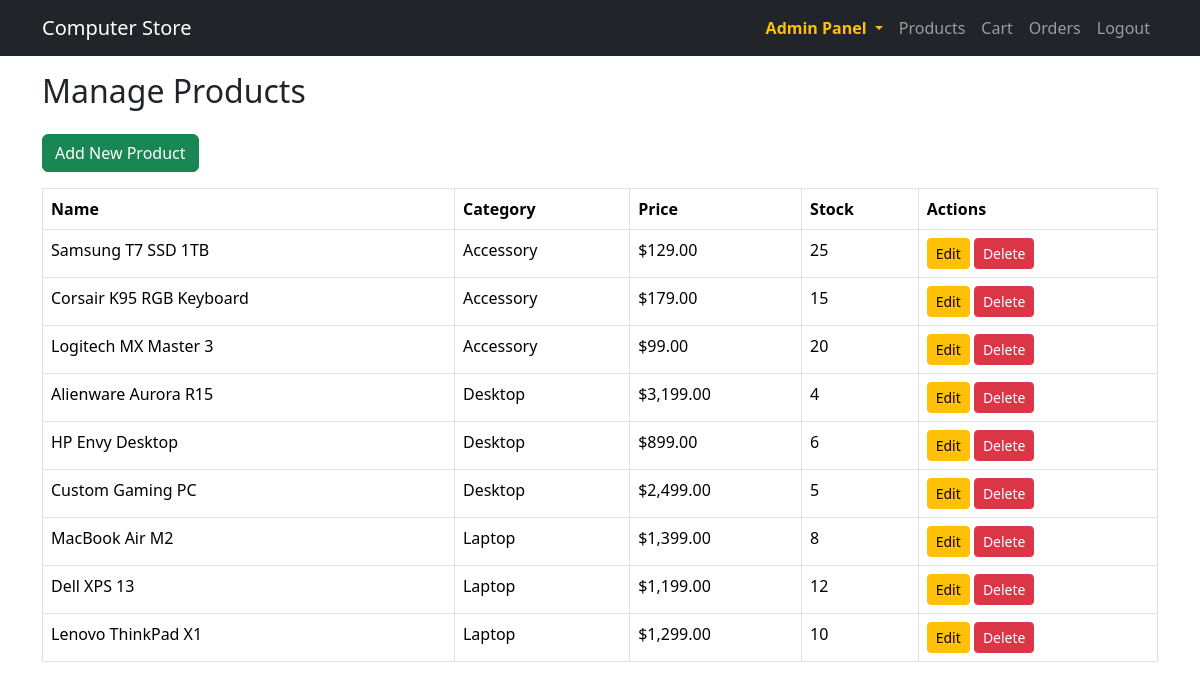
Screenshot of /admin/manage_products.php (signed in) with the database file from the repository.
### tables this page shows
CREATE TABLE products (
    id INT AUTO_INCREMENT PRIMARY KEY,
    name VARCHAR(100) NOT NULL,
    description TEXT NOT NULL,
    price DECIMAL(10,2) NOT NULL,
    image_url VARCHAR(255),
    category VARCHAR(50),
    stock INT DEFAULT 0
);

### admin/manage_products.php (the view, shortened to what this page needs)
<?php
require '../includes/db.php';
include '../includes/header.php';
$products = $pdo->query("SELECT * FROM products ORDER BY id DESC")->fetchAll();
?>
<h2 class="mb-4">Manage Products</h2>
<a href="add_product.php" class="btn btn-success mb-3">Add New Product</a>
<table class="table table-bordered table-hover">
    <thead>
        <tr>
            <th>Name</th>
            <th>Category</th>
            <th>Price</th>
            <th>Stock</th>
            <th>Actions</th>
        </tr>
    </thead>
    <tbody>
        <?php foreach ($products as $p): ?>
            <tr>
                <td><?= htmlspecialchars($p['name']) ?></td>
                <td><?= htmlspecialchars($p['category']) ?></td>
                <td>$<?= number_format($p['price'], 2) ?></td>
                <td><?= $p['stock'] ?></td>
                <td>
                    <a href="edit_product.php?id=<?= $p['id'] ?>" class="btn btn-sm btn-warning">Edit</a>
                    <a href="delete_product.php?id=<?= $p['id'] ?>" class="btn btn-sm btn-danger" onclick="return confirm('Delete this product?')">Delete</a>
                </td>
            </tr>
        <?php endforeach; ?>
    </tbody>
</table>
<?php include '../includes/footer.php'; ?>

### rows the page displays
products: name "Samsung T7 SSD 1TB", category "Accessory", price "129.00", stock "25"
products: name "Corsair K95 RGB Keyboard", category "Accessory", price "179.00", stock "15"
products: name "Logitech MX Master 3", category "Accessory", price "99.00", stock "20"
products: name "Alienware Aurora R15", category "Desktop", price "3,199.00", stock "4"
products: name "HP Envy Desktop", category "Desktop", price "899.00", stock "6"
products: name "Custom Gaming PC", category "Desktop", price "2,499.00", stock "5"
products: name "MacBook Air M2", category "Laptop", price "1,399.00", stock "8"
products: name "Dell XPS 13", category "Laptop", price "1,199.00", stock "12"
products: name "Lenovo ThinkPad X1", category "Laptop", price "1,299.00", stock "10"
